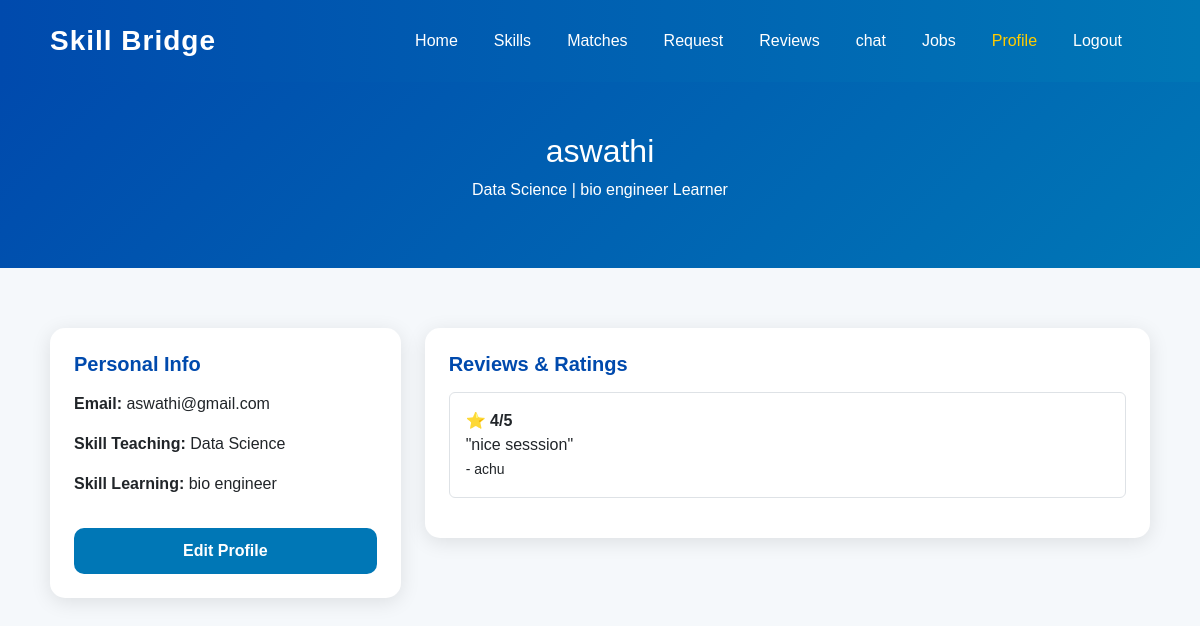
/profile/17/ (signed in), run on the app's committed database.
### myapp/models.py (models this page shows, shortened)
class SkillProfile(models.Model):
    user = models.OneToOneField(User, on_delete=models.CASCADE)
    teach_skill = models.CharField(max_length=100, blank=True)
    learn_skill = models.CharField(max_length=100, blank=True)

class Review(models.Model):
    reviewer = models.ForeignKey(User, on_delete=models.CASCADE, related_name='given_reviews')
    reviewed = models.ForeignKey(User, on_delete=models.CASCADE, related_name='received_reviews')
    rating = models.PositiveSmallIntegerField()  # 1-5
    comment = models.TextField(blank=True)
    created_at = models.DateTimeField(auto_now_add=True)
    class Meta:
        ordering = ['-created_at']

### myapp/views.py (the view, shortened to what this page needs)
# urls.py: path('profile/<int:user_id>/', views.profile_view, name='profile'),
@login_required
def profile_view(request, user_id):
    profile_user = get_object_or_404(User, id=user_id)
    skill_profile, _ = SkillProfile.objects.get_or_create(user=profile_user)
    reviews = Review.objects.filter(reviewed=profile_user).select_related('reviewer')
    avg_rating = reviews.aggregate(avg=Avg('rating'))['avg'] or 0
    can_review = False
    context = {
        'profile_user': profile_user,
        'user_profile': skill_profile,
        'reviews': reviews,
        'avg_rating': round(avg_rating, 2) if avg_rating else 0,
        'can_review': can_review,
    }
    return render(request, 'profile.html', context)

### template/profile.html (shortened to what this page needs)
{% load static %}
<!DOCTYPE html>
<html lang="en">
<head>
  <link href="https://cdn.jsdelivr.net/npm/bootstrap@5.3.3/dist/css/bootstrap.min.css" rel="stylesheet">
  <link rel="stylesheet" href="https://cdnjs.cloudflare.com/ajax/libs/font-awesome/6.5.0/css/all.min.css">
</head>
<body>
<nav class="navbar navbar-expand-lg">
    <a class="navbar-brand" href="{% url 'home' %}">Skill Bridge</a>
    <div class="collapse navbar-collapse justify-content-end">
        <ul class="navbar-nav">
            <li class="nav-item"><a class="nav-link" href="{% url 'home' %}">Home</a></li>
            <li class="nav-item"><a class="nav-link" href="{% url 'skills' %}">Skills</a></li>
            <li class="nav-item"><a class="nav-link" href="{% url 'find_matches' %}">Matches</a></li>
            <li class="nav-item"><a class="nav-link" href="{% url 'requests_page' %}">Request</a></li>
            <li class="nav-item"><a class="nav-link" href="{% url 'review' %}">Reviews</a></li>
            <li class="nav-item"><a class="nav-link" href="{% url 'chat' %}">chat</a></li>
            <li class="nav-item"><a class="nav-link" href="{% url 'job_list' %}">Jobs</a></li>
        <li class="nav-item"><a class="nav-link active" href="#">Profile</a></li>
            <li class="nav-item"><a class="nav-link" href="{% url 'logout' %}">Logout</a></li>
        </ul>
    </div>
</nav>
<section class="profile-header">
    <h2>{{ user_profile.user.username }}</h2>
<p>{{ user_profile.teach_skill|default:"No Skill" }} | {{ user_profile.learn_skill|default:"No Skill" }} Learner</p>
</section>
<section class="profile-section container">
    <div class="row g-4">
      <div class="col-md-4">
        <div class="card p-4">
          <h5 class="card-title mb-3">Personal Info</h5>
          <p><strong>Email:</strong> {{ user.email }}</p>
          <p><strong>Skill Teaching:</strong> {{ user_profile.teach_skill|default:"Not specified" }}</p>
<p><strong>Skill Learning:</strong> {{ user_profile.learn_skill|default:"Not specified" }}</p>
          <a href="{% url 'edit_profile' %}" class="btn btn-edit mt-3 w-100">Edit Profile</a>
        </div>
      </div>
      <div class="col-md-8">
        <div class="card p-4">
          <h5 class="card-title mb-3">Reviews & Ratings</h5>
          {% if reviews %}
            {% for review in reviews %}
              <div class="border rounded p-3 mb-3">
                <strong>⭐ {{ review.rating }}/5</strong>
                <p class="mb-0">"{{ review.comment }}"</p>
                <small>- {{ review.reviewer.username }}</small>
              </div>
            {% endfor %}
          {% else %}
            <p class="text-muted mb-0">No reviews yet.</p>
          {% endif %}
        </div>
      </div>
    </div>
</section>
</body>
</html>

### template/profile.html (style rules this page uses)
body { font-family: 'Poppins', sans-serif; background: #f5f8fb; }
.navbar { background: linear-gradient(90deg, #004aad, #0077b6); padding: 15px 50px; }
.navbar-brand { font-size: 28px; font-weight: 800; color: white !important; letter-spacing: 1px; }
.nav-link { color: white !important; margin-right: 20px; font-weight: 500; }
.profile-header { background: linear-gradient(135deg, #004aad, #0077b6); color: white; padding: 50px 20px; text-align: center; }
.profile-section { padding: 60px 20px; }
.card { border: none; border-radius: 15px; box-shadow: 0 4px 20px rgba(0,0,0,0.1); transition: 0.3s; }
.card-title { color: #004aad; font-weight: 700; }
.btn-edit { background: #0077b6; color: white; font-weight: 600; border-radius: 10px; padding: 10px 20px; }
.nav-link.active { color: #ffcc00 !important; }

### data on the page
SkillProfile: user.username "aswathi", teach_skill "Data Science", learn_skill "bio engineer"
Review: rating "4", comment "nice sesssion", reviewer.username "achu"

### other printed values
{{ user.email }} "aswathi@gmail.com"
